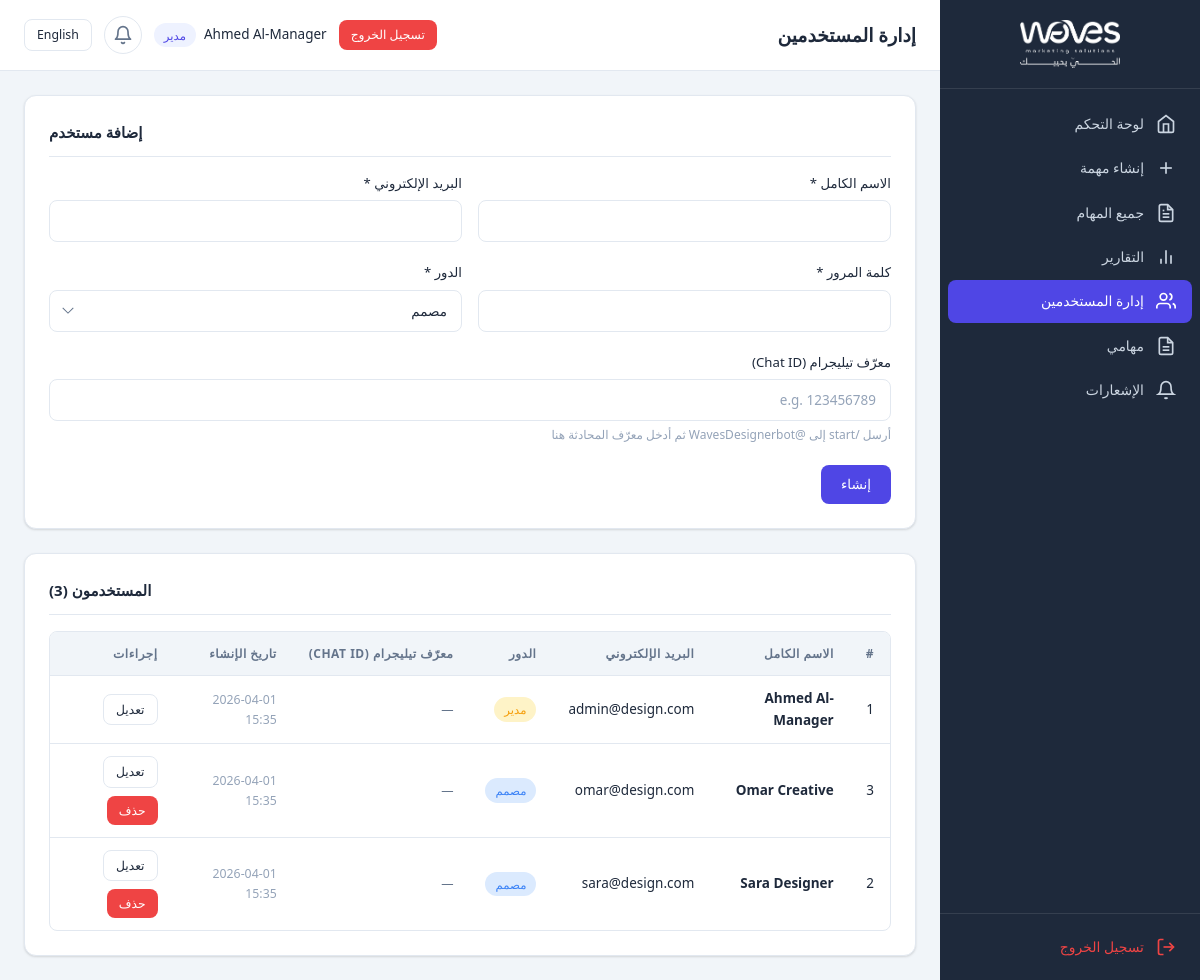
Page /manager/users.php (signed in) on the committed database.
### tables this page shows
CREATE TABLE IF NOT EXISTS `users` (
    `id` INT UNSIGNED NOT NULL AUTO_INCREMENT,
    `full_name` VARCHAR(100) NOT NULL,
    `email` VARCHAR(150) NOT NULL,
    `password` VARCHAR(255) NOT NULL,
    `role` ENUM('manager', 'designer', 'supervisor') NOT NULL DEFAULT 'designer',
    `language_preference` ENUM('en', 'ar') NOT NULL DEFAULT 'en',
    `telegram_chat_id` VARCHAR(50) NULL DEFAULT NULL,
    `created_at` DATETIME NOT NULL DEFAULT CURRENT_TIMESTAMP,
    `updated_at` DATETIME NOT NULL DEFAULT CURRENT_TIMESTAMP ON UPDATE CURRENT_TIMESTAMP,
    PRIMARY KEY (`id`),
    UNIQUE KEY `idx_email` (`email`)
);

### includes/language.php (called while the page is built, shortened)
<?php
function loadLanguage() {
    $langFile = __DIR__ . '/../config/lang_' . $_SESSION['lang'] . '.php';
    return $lang;
}
function getCurrentLang() {
    return $_SESSION['lang'] ?? 'en';
}
function getDirection() {
    return (getCurrentLang() === 'ar') ? 'rtl' : 'ltr';
}
function __($key) {
    global $lang;
    return $lang[$key] ?? $key;
}

### includes/auth.php (called while the page is built, shortened)
<?php
require_once __DIR__ . '/language.php';
$lang = loadLanguage();
function isLoggedIn() {
    return isset($_SESSION['user_id']) && !empty($_SESSION['user_id']);
}
function getCurrentUser() {
    return [
        'id'        => $_SESSION['user_id'],
        'full_name' => $_SESSION['full_name'],
        'email'     => $_SESSION['email'],
        'role'      => $_SESSION['role'],
    ];
}
function isManager() {
    return isLoggedIn() && $_SESSION['role'] === ROLE_MANAGER;
}
function generateCSRFToken() {
    return $_SESSION['csrf_token'];
}
function sanitize($input) {
    return htmlspecialchars(trim($input), ENT_QUOTES, 'UTF-8');
}

### includes/helpers.php (called while the page is built, shortened)
<?php
function formatDateTime($date) {
    return date('Y-m-d H:i', strtotime($date));
}
function getAllUsers() {
    $pdo = getDBConnection();
    $stmt = $pdo->query("SELECT id, full_name, email, role, telegram_chat_id, created_at FROM users ORDER BY role, full_name");
    return $stmt->fetchAll();
}

### manager/users.php (the view, shortened to what this page needs)
<?php
require_once __DIR__ . '/../includes/auth.php';
require_once __DIR__ . '/../includes/helpers.php';
$pageTitle = __('user_management');
$editUser = null;
$users = getAllUsers();
include __DIR__ . '/../templates/header.php';
?>
<div class="card mb-3">
    <div class="card-header">
        <h2 class="card-title"><?= $editUser ? __('edit_user') : __('add_user') ?></h2>
    </div>
    <form method="POST" action="/manager/users.php" data-validate="true">
        <div class="form-row">
            <div class="form-group">
                <label class="form-label" for="full_name"><?= __('full_name') ?> *</label>
                <input type="text" id="full_name" name="full_name" class="form-control"
                       value="<?= sanitize($editUser['full_name'] ?? $fullName ?? '') ?>" required>
            </div>
            <div class="form-group">
                <label class="form-label" for="email"><?= __('email') ?> *</label>
                <input type="email" id="email" name="email" class="form-control"
                       value="<?= sanitize($editUser['email'] ?? $email ?? '') ?>" required>
            </div>
        </div>
        <div class="form-row">
            <div class="form-group">
                <label class="form-label" for="password"><?= __('password') ?> <?= $editUser ? '' : '*' ?></label>
                <input type="password" id="password" name="password" class="form-control"
                       <?= $editUser ? '' : 'required' ?> minlength="6">
            </div>
            <div class="form-group">
                <label class="form-label" for="role"><?= __('role') ?> *</label>
                <select id="role" name="role" class="form-control" required>
                    <option value="<?= ROLE_DESIGNER ?>" <?= (isset($editUser) && $editUser['role'] === ROLE_DESIGNER) || (!isset($editUser) && ($role ?? '') === ROLE_DESIGNER) ? 'selected' : '' ?>><?= __('role_designer') ?></option>
                </select>
            </div>
        </div>
        <div class="form-row">
            <div class="form-group">
                <label class="form-label" for="telegram_chat_id"><?= __('telegram_chat_id') ?></label>
                <input type="text" id="telegram_chat_id" name="telegram_chat_id" class="form-control"
                       value="<?= sanitize($editUser['telegram_chat_id'] ?? $telegramChatId ?? '') ?>"
                       placeholder="e.g. 123456789">
                <span class="form-hint"><?= __('telegram_hint') ?></span>
            </div>
        </div>
        <div class="btn-group">
            <button type="submit" class="btn btn-primary"><?= $editUser ? __('update') : __('create') ?></button>
        </div>
    </form>
</div>
<div class="card">
    <div class="card-header">
        <h2 class="card-title"><?= __('users') ?> (<?= count($users) ?>)</h2>
    </div>
    <div class="table-wrapper">
        <table>
            <thead>
                <tr>
                    <th>#</th>
                    <th><?= __('full_name') ?></th>
                    <th><?= __('email') ?></th>
                    <th><?= __('role') ?></th>
                    <th><?= __('telegram_chat_id') ?></th>
                    <th><?= __('created_at') ?></th>
                    <th><?= __('actions') ?></th>
                </tr>
            </thead>
            <tbody>
                <?php foreach ($users as $user): ?>
                <tr>
                    <td><?= $user['id'] ?></td>
                    <td><strong><?= sanitize($user['full_name']) ?></strong></td>
                    <td><?= sanitize($user['email']) ?></td>
                    <td>
                        <?php
                        $roleBadge = 'badge-new';
                        $roleLabel = __('role_designer');
                        if ($user['role'] === ROLE_MANAGER) { $roleBadge = 'badge-progress'; $roleLabel = __('role_manager'); }
                        elseif ($user['role'] === ROLE_SUPERVISOR) { $roleBadge = 'badge-delivered'; $roleLabel = __('role_supervisor'); }
                        ?>
                        <span class="badge <?= $roleBadge ?>">
                            <?= $roleLabel ?>
                        </span>
                    </td>
                    <td class="text-small"><?= !empty($user['telegram_chat_id']) ? sanitize($user['telegram_chat_id']) : '<span style="color:var(--text-secondary);">—</span>' ?></td>
                    <td class="text-small text-muted"><?= formatDateTime($user['created_at']) ?></td>
                    <td>
                        <div class="btn-group">
                            <a href="/manager/users.php?edit=<?= $user['id'] ?>" class="btn btn-sm btn-outline"><?= __('edit') ?></a>
                            <?php if ($user['id'] != getCurrentUser()['id']): ?>
                            <a href="/manager/users.php?delete=<?= $user['id'] ?>&csrf_token=<?= urlencode(generateCSRFToken()) ?>"
                               class="btn btn-sm btn-danger"
                               data-confirm="<?= __('confirm_delete_user') ?>"><?= __('delete') ?></a>
                            <?php endif; ?>
                        </div>
                    </td>
                </tr>
                <?php endforeach; ?>
            </tbody>
        </table>
    </div>
</div>
<?php include __DIR__ . '/../templates/footer.php'; ?>

### templates/header.php (shortened to what this page needs)
<?php
$currentUser = getCurrentUser();
$dir = getDirection();
$currentLang = getCurrentLang();
$switchLang = ($currentLang === 'en') ? 'ar' : 'en';
$pageName = isset($pageTitle) ? $pageTitle : __('app_name');
$langSwitchUrl = strtok($_SERVER['REQUEST_URI'], '?');
$queryParams = $_GET;
$queryParams['lang'] = $switchLang;
$langSwitchUrl .= '?' . http_build_query($queryParams);
?>
<!DOCTYPE html>
<html lang="<?= $currentLang ?>" dir="<?= $dir ?>">
<head>
    <link rel="stylesheet" href="/assets/css/style.css">
    <?php if ($dir === 'rtl'): ?>
    <link rel="stylesheet" href="/assets/css/rtl.css">
    <?php endif; ?>
</head>
<body class="<?= $dir ?>">
<?php if (isLoggedIn()): ?>
<div class="app-layout">
    <?php include __DIR__ . '/sidebar.php'; ?>
    <main class="main-content">
        <div class="top-bar">
            <div class="top-bar-left">
                <h1 class="page-title"><?= sanitize($pageName) ?></h1>
            </div>
            <div class="top-bar-right">
                <a href="<?= $langSwitchUrl ?>" class="btn btn-sm btn-outline lang-switch"><?= __('nav_language') ?></a>
                <div class="notif-wrapper" id="notifWrapper" style="position:relative;">
                    <button class="notif-bell" id="notifBell" type="button" title="<?= __('notifications') ?>" style="background:none;border:1px solid #e2e8f0;cursor:pointer;position:relative;width:38px;height:38px;border-radius:50%;color:#64748b;display:flex;align-items:center;justify-content:center;transition:all 0.2s ease;">
                        <svg width="20" height="20" viewBox="0 0 24 24" fill="none" stroke="currentColor" stroke-width="2" stroke-linecap="round" stroke-linejoin="round"><path d="M18 8A6 6 0 006 8c0 7-3 9-3 9h18s-3-2-3-9"/><path d="M13.73 21a2 2 0 01-3.46 0"/></svg>
                    </button>
                </div>
                <div class="user-info">
                    <span class="user-name"><?= sanitize($currentUser['full_name']) ?></span>
                    <span class="user-role badge badge-role"><?= isManager() ? __('role_manager') : (isSupervisor() ? __('role_supervisor') : __('role_designer')) ?></span>
                </div>
                <a href="/logout.php" class="btn btn-sm btn-danger"><?= __('logout') ?></a>
            </div>
        </div>
        <div class="content-wrapper">
<?php endif; ?>

### assets/css/rtl.css (style rules this page uses)
.rtl { text-align: right; }
.rtl th, .rtl td { text-align: right; }
.rtl .form-group { text-align: right; }
.rtl select.form-control { background-position: left 12px center; padding-left: 36px; padding-right: 14px; }
.rtl .top-bar-right { flex-direction: row-reverse; }
.rtl .card-header { flex-direction: row-reverse; }

### rows in the picture
users: full_name "Ahmed Al-Manager", id "1", email "admin@design.com", roleLabel "مدير", created_at "2026-04-01 15:35"
users: id "3", full_name "Omar Creative", email "omar@design.com", roleLabel "مصمم", created_at "2026-04-01 15:35"
users: id "2", full_name "Sara Designer", email "sara@design.com", roleLabel "مصمم", created_at "2026-04-01 15:35"

### other values in the picture
__('nav_dashboard') "لوحة التحكم"
__('nav_create_task') "إنشاء مهمة"
__('nav_all_tasks') "جميع المهام"
__('nav_reports') "التقارير"
__('nav_users') "إدارة المستخدمين"
__('nav_my_tasks') "مهامي"
__('notifications') "الإشعارات"
__('logout') "تسجيل الخروج"
$pageName "إدارة المستخدمين"
__('nav_language') "English"
__('role_manager') "مدير"
__('add_user') "إضافة مستخدم"
__('full_name') "الاسم الكامل"
__('email') "البريد الإلكتروني"
__('password') "كلمة المرور"
